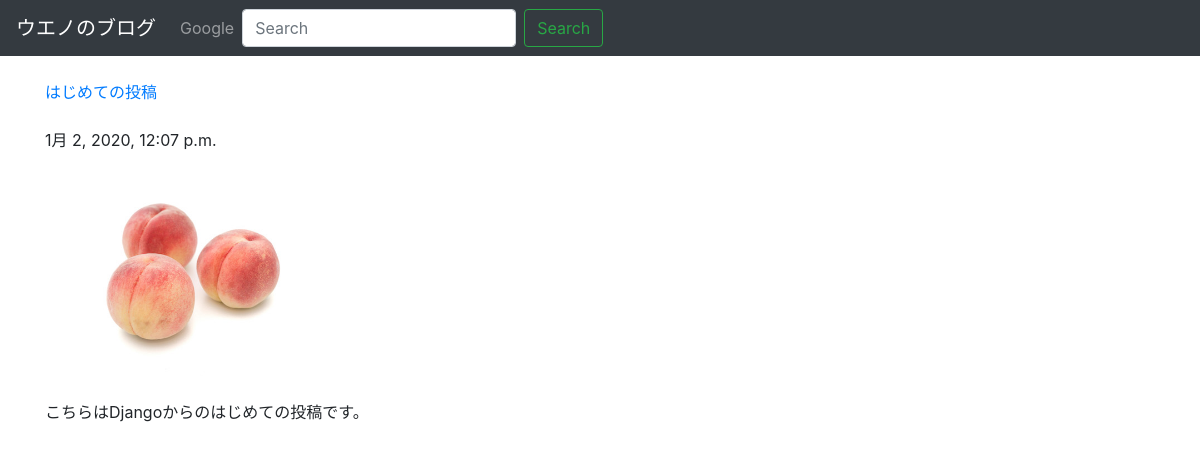
The app's page /posts/1/ with its own data.
### posts/models.py (models this page shows, shortened)
class Post(models.Model):
    title = models.CharField(max_length=100)
    published = models.DateTimeField()
    image = models.ImageField(upload_to='media/')
    body = models.TextField()

### posts/views.py (the view)
# urls.py: url(r'^posts/(?P<post_id>[0-9]+)/$', views.post_detail, name='post_detail'),
def post_detail(request, post_id):
    post = get_object_or_404(Post, pk=post_id)
    return render(request, 'posts/post_detail.html', { 'post': post })

### posts/templates/posts/post_detail.html (shortened to what this page needs)
<!DOCTYPE html>
<html lang = "ja-ja">
<head>
    <link rel="stylesheet" href="https://stackpath.bootstrapcdn.com/bootstrap/4.4.1/css/bootstrap.min.css">
</head>
<body>
<nav class="navbar navbar-expand-lg navbar-dark bg-dark">
    <a class="navbar-brand" href="/posts/">ウエノのブログ</a>
    <div class="collapse navbar-collapse" id="navbarNav">
        <ul class="navbar-nav">
        <li class="nav-item">
            <a class="nav-link" href="https://www.google.com">Google</a>
        </li>
        </ul>
        <form class="form-inline">
            <input class="form-control mr-sm-2" type="search" placeholder="Search" aria-label="Search">
            <button class="btn btn-outline-success my-2 my-sm-0" type="submit">Search</button>
        </form>
    </div>
    </nav>
<div class="container">
<br />
    <a href = "{% url 'post_detail' post.id %}" >{{ post.title }}</a>
    <br /><br />
    {{ post.published }}
    <br /><br />
    <img src="{{ post.image.url }}" class="img-fluid rounded" style="max-height: 200px;"/>
    <br /><br />
    {{ post.body }}
    <br /><br />
</div>
</body>
</html>

### records on screen
Post: title "はじめての投稿", published "1月 2, 2020, 12:07 p.m.", image (picture), body "こちらはDjangoからのはじめての投稿です。"
